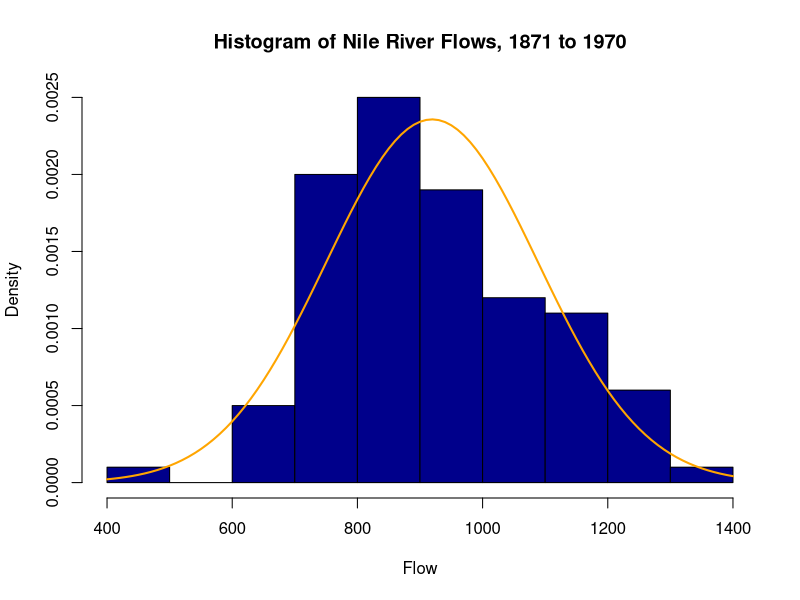

Reproduce this figure in R.
## ---- chunk 1
# DO NOT ADD OR REVISE CODE HERE
knitr::opts_chunk$set(echo = TRUE)
## ---- chunk 2


## ---- chunk 3


## ---- chunk 4


## ---- chunk 5


## ---- chunk 6


## ---- chunk 7


## ---- chunk 8

# load "ChickWeight" dataset
data(ChickWeight)

# Create T | F vector indicating observations with Time == 21 and Diet == "1" OR "3"
index <- ChickWeight$Time == 21 & (ChickWeight$Diet == "1" | ChickWeight$Diet == "3")

# Create data frame, "result," with the weight and Diet of those observations with "TRUE" "index"" values
result <- subset(ChickWeight[index, ], select = c(weight, Diet))

# Encode "Diet" as a factor
result$Diet <- factor(result$Diet)
str(result) 

## ---- chunk 9


## ---- chunk 10

# load "ChickWeight" dataset
data(ChickWeight)

# Create T | F vector indicating observations with Diet == "3"
index <- ChickWeight$Diet == "3"

# Create vector of "weight" for observations where Diet == "3" and Time == 20
pre <- subset(ChickWeight[index, ], Time == 20, select = weight)$weight

# Create vector of "weight" for observations where Diet == "3" and Time == 21
post <- subset(ChickWeight[index, ], Time == 21, select = weight)$weight

## ---- chunk 11


## ---- chunk 12


## ---- chunk 13

data(Nile)
m <- mean(Nile)
std <- sd(Nile)

x <- seq(from = 400, to = 1400, by = 1)
hist(Nile, freq = FALSE, col = "darkblue", xlab = "Flow",
     main = "Histogram of Nile River Flows, 1871 to 1970")
curve(dnorm(x, mean = m, sd = std), col = "orange", lwd = 2, add = TRUE)

## ---- chunk 14


## ---- chunk 15


## ---- chunk 16



## ---- chunk 17

data(Seatbelts)
Seatbelts <- as.data.frame(Seatbelts)

Seatbelts$Month <- seq(from = 1, to = nrow(Seatbelts))
Seatbelts <- subset(Seatbelts, select = c(DriversKilled, Month))
summary(Seatbelts)

killed <- factor(Seatbelts$DriversKilled > 118.5, labels = c("below", "above"))
month <- factor(Seatbelts$Month > 96.5, labels = c("below", "above"))

## ---- chunk 18


## ---- chunk 19


## ---- chunk 20


